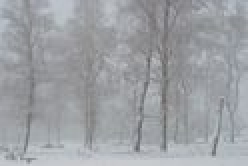
#> input picture img_gray.jpg, 124 x 83 px (shown 2 times larger)
$ jupyter execute pcd.ipynb
#> lines starting #> are read from the running program, lines starting #| are printed output that depends on the picture
import library

[cell 1]
import cv2 #Tiara_Meisia_202331049
import matplotlib.pyplot as plt #Tiara_Meisia_202331049
import numpy as np #Tiara_Meisia_202331049

[cell 2]
img = cv2.imread ('img_gray.jpg') #Tiara_Meisia_202331049
#> img is the input picture: shape (83, 124, 3); mean B, G, R 164.3, 160.3, 157.6
img.shape #Tiara_Meisia_202331049
#> Out = (83, 124, 3)

[cell 3]
[baris, kolom] = img.shape[:2] #Tiara_Meisia_202331049
#> baris = 83; kolom = 124

[cell 4]
rgb = cv2.cvtColor (img, cv2.COLOR_BGR2RGB) #Tiara_Meisia_202331049

[cell 5]
fig, axs = plt.subplots(2,2, figsize=(15, 5))

#Cara 1
axs[0,0].imshow(rgb) #Tiara_Meisia_202331049
axs[0,1].hist(rgb.ravel(), 256,[0,256]) #Tiara_Meisia_202331049
#Cara 2
hist = cv2.calcHist([rgb], [0], None, [256], [0,256]) #Tiara_Meisia_202331049
#> hist = 256 values, max 357 at index 155, min 0 at index 0, mean 40.2
axs[1,0].imshow(rgb) #Tiara_Meisia_202331049
axs[1,1].plot(hist) #Tiara_Meisia_202331049

#Menampilkan
plt.show() #Tiara_Meisia_202331049
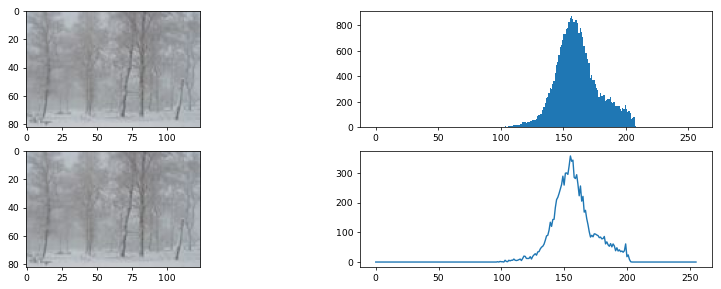
#> figure drawn by matplotlib, 4 panels; panel 2: tallest bar 872 high, from x = 156 to 157; panel 4: curve peaks at x = 155, y = 357

[cell 6]
beta = 40 #Tiara_Meisia_202331049
citra_cerah = np.zeros((baris, kolom, 3)) #Tiara_Meisia_202331049

for x in range(baris): #Tiara_Meisia_202331049
    for y in range(kolom): #Tiara_Meisia_202331049
        gyx = rgb[x,y] + beta #Tiara_Meisia_202331049
        citra_cerah[x,y] = gyx #Tiara_Meisia_202331049
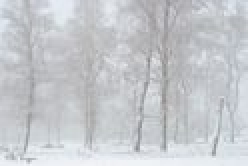
#> citra_cerah: shape (83, 124, 3) float64 (shown 2 times larger); mean R, G, B 197.6, 200.3, 204.3

citra_cerah = citra_cerah.astype(np.uint8) #Tiara_Meisia_202331049

fig, axs = plt.subplots(2,2, figsize=(15,5)) #Tiara_Meisia_202331049
axs[0,0].imshow(rgb) #Tiara_Meisia_202331049
axs[0,1].hist(rgb.ravel(), 256,[0,256]) #Tiara_Meisia_202331049
axs[1,0].imshow(citra_cerah) #Tiara_Meisia_202331049
axs[1,1].hist(citra_cerah.ravel(), 256, [0,256]) #Tiara_Meisia_202331049

plt.show() #Tiara_Meisia_202331049
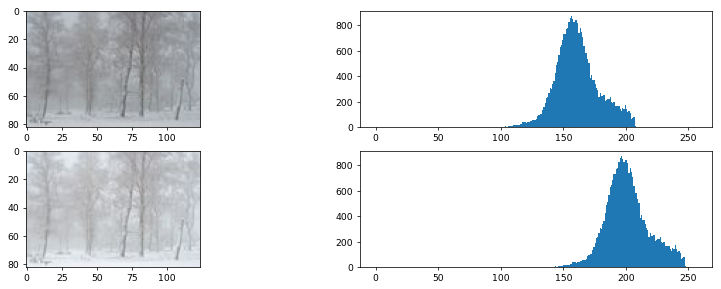
#> figure drawn by matplotlib, 4 panels; panel 2: tallest bar 872 high, from x = 156 to 157; panel 4: tallest bar 872 high, from x = 196 to 197

[cell 7]
alpha = 1.2 #Tiara_Meisia_202331049
citra_kontras = np.zeros((baris, kolom, 3)) #Tiara_Meisia_202331049

for x in range(baris): #Tiara_Meisia_202331049
    for y in range(kolom): #Tiara_Meisia_202331049
        gyx = rgb[x,y] * alpha #Tiara_Meisia_202331049
        citra_kontras[x,y] = gyx #Tiara_Meisia_202331049

citra_kontras = citra_kontras.astype(np.uint8) #Tiara_Meisia_202331049

fig, axs = plt.subplots(2,2, figsize=(15,5)) #Tiara_Meisia_202331049
axs[0,0].imshow(rgb) #Tiara_Meisia_202331049
axs[0,1].hist(rgb.ravel(), 256,[0,256]) #Tiara_Meisia_202331049
axs[1,0].imshow(citra_kontras) #Tiara_Meisia_202331049
axs[1,1].hist(citra_kontras.ravel(), 256, [0,256]) #Tiara_Meisia_202331049

plt.show() #Tiara_Meisia_202331049
#> figure, not shown here; panel 2: tallest bar 872 high, from x = 156 to 157; panel 4: tallest bar 872 high, from x = 187 to 188

[cell 8]
beta = 10 #Tiara_Meisia_202331049
alpha = 1.2 #Tiara_Meisia_202331049
citra_hasil = np.zeros((baris, kolom, 3)) #Tiara_Meisia_202331049

for x in range(baris): #Tiara_Meisia_202331049
    for y in range(kolom): #Tiara_Meisia_202331049
        gyx = alpha * rgb[x,y] + beta #Tiara_Meisia_202331049
        citra_hasil[x,y] = gyx #Tiara_Meisia_202331049
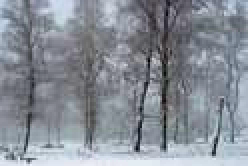
#> citra_hasil: shape (83, 124, 3) float64 (shown 2 times larger); mean R, G, B 199.1, 202.3, 207.1; drawn with min black and max white

citra_hasil = citra_hasil.astype(np.uint8) #Tiara_Meisia_202331049

fig, axs = plt.subplots(2,2, figsize=(15,5)) #Tiara_Meisia_202331049
axs[0,0].imshow(rgb) #Tiara_Meisia_202331049
axs[0,1].hist(rgb.ravel(), 256,[0,256]) #Tiara_Meisia_202331049
axs[1,0].imshow(citra_hasil) #Tiara_Meisia_202331049
axs[1,1].hist(citra_hasil.ravel(), 256, [0,256]) #Tiara_Meisia_202331049

plt.show() #Tiara_Meisia_202331049
#> figure, not shown here; panel 2: tallest bar 872 high, from x = 156 to 157; panel 4: tallest bar 872 high, from x = 197 to 198

[cell 9]
beta = 10 #Tiara_Meisia_202331049
alpha = 1.2 #Tiara_Meisia_202331049
citra_negatif = np.zeros((baris, kolom, 3)) #Tiara_Meisia_202331049

for x in range(baris): #Tiara_Meisia_202331049
    for y in range(kolom): #Tiara_Meisia_202331049
        fyx = 255 - rgb[x,y] #Tiara_Meisia_202331049
        citra_negatif[x,y] = fyx #Tiara_Meisia_202331049
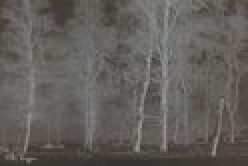
#> citra_negatif: shape (83, 124, 3) float64 (shown 2 times larger); mean R, G, B 97.4, 94.7, 90.7

citra_negatif = citra_negatif.astype(np.uint8) #Tiara_Meisia_202331049

fig, axs = plt.subplots(2,2, figsize=(15,5)) #Tiara_Meisia_202331049
axs[0,0].imshow(rgb) #Tiara_Meisia_202331049
axs[0,1].hist(rgb.ravel(), 256,[0,256]) #Tiara_Meisia_202331049
axs[1,0].imshow(citra_negatif) #Tiara_Meisia_202331049
axs[1,1].hist(citra_negatif.ravel(), 256, [0,256]) #Tiara_Meisia_202331049

plt.show() #Tiara_Meisia_202331049
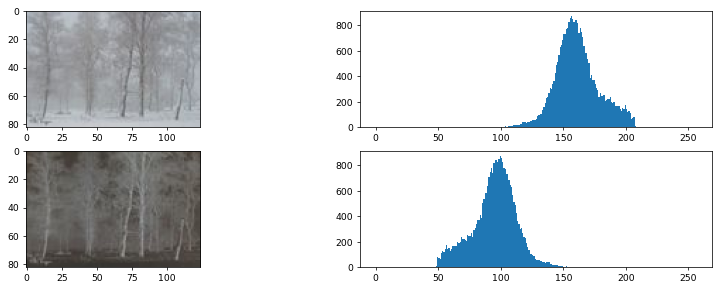
#> figure drawn by matplotlib, 4 panels; panel 2: tallest bar 872 high, from x = 156 to 157; panel 4: tallest bar 872 high, from x = 99 to 100

[cell 10]
fig, axs = plt.subplots(5,2, figsize=(15,15)) #Tiara_Meisia_202331049

axs[0,0].imshow(rgb) #Tiara_Meisia_202331049
axs[0,1].hist(rgb.ravel(), 256,[0,256]) #Tiara_Meisia_202331049

axs[1,0].imshow(citra_cerah) #Tiara_Meisia_202331049
axs[1,1].hist(citra_cerah.ravel(), 256, [0,256]) #Tiara_Meisia_202331049

axs[2,0].imshow(citra_kontras) #Tiara_Meisia_202331049
axs[2,1].hist(citra_kontras.ravel(), 256, [0,256]) #Tiara_Meisia_202331049

axs[3,0].imshow(citra_hasil) #Tiara_Meisia_202331049
axs[3,1].hist(citra_hasil.ravel(), 256, [0,256]) #Tiara_Meisia_202331049

axs[4,0].imshow(citra_negatif) #Tiara_Meisia_202331049
axs[4,1].hist(citra_negatif.ravel(), 256, [0,256]) #Tiara_Meisia_202331049

plt.show() #Tiara_Meisia_202331049
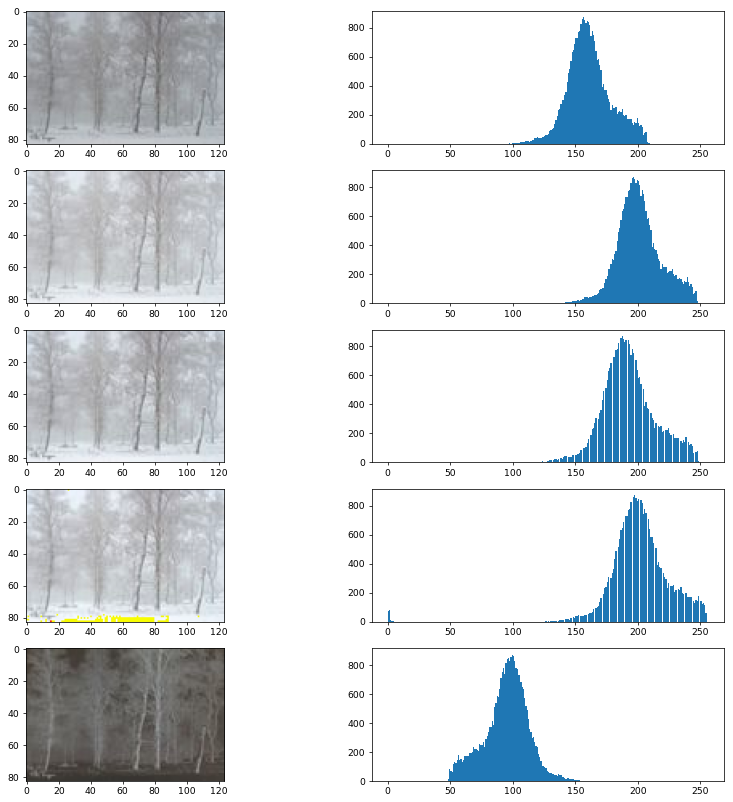
#> figure drawn by matplotlib, 10 panels; panel 2: tallest bar 872 high, from x = 156 to 157; panel 4: tallest bar 872 high, from x = 196 to 197; panel 6: tallest bar 872 high, from x = 187 to 188; panel 8: tallest bar 872 high, from x = 197 to 198
